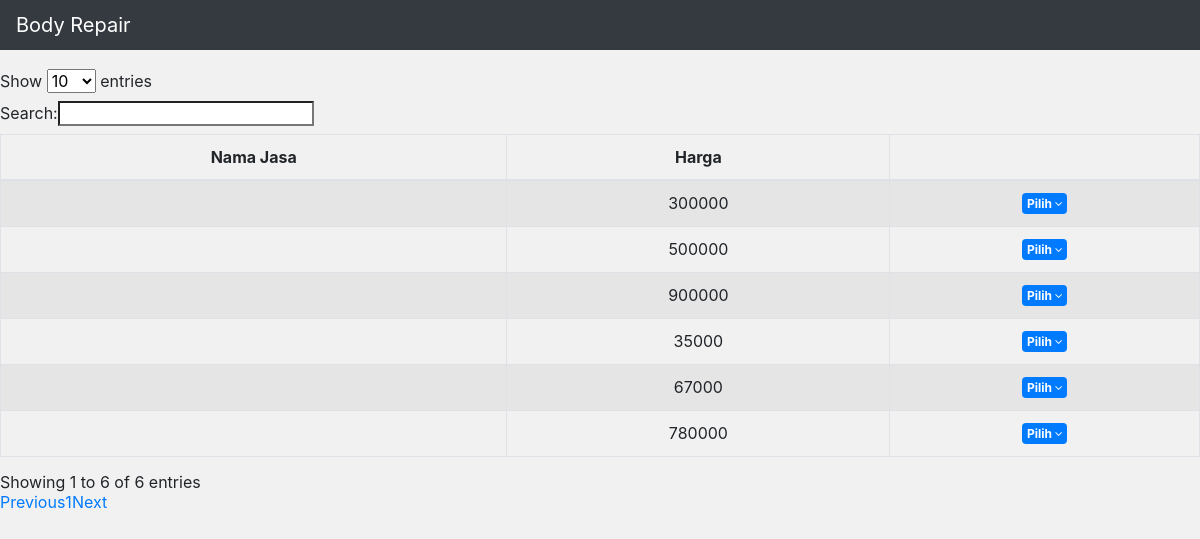
The app's page /index.php/nota_ap/popjenis with its own data.
### tables this page shows
CREATE TABLE `ms_jenis` (
  `kd_jenis` varchar(25) NOT NULL,
  `jenis` varchar(150) NOT NULL,
  `harga` decimal(15,0) NOT NULL,
  `tipe` varchar(20) NOT NULL,
  `created_by` varchar(35) NOT NULL,
  `created_at` datetime DEFAULT NULL,
  `updated_by` varchar(35) NOT NULL,
  `updated_at` datetime DEFAULT NULL
);

### application/controllers/Nota_ap.php (called while the page is built, shortened)
<?php defined('BASEPATH') OR exit('No direct script access allowed');
class Nota_ap extends CI_Controller
{
    public function __construct()
    {
        $this->load->model('M_nota_ap');
        $this->load->model('M_spk');
        $this->load->model('M_asuransi');
        $this->load->model('M_customer');
        $this->load->model('M_kendaraan');
        $this->load->model('M_sa');
        $this->load->model('M_fm');
        $this->load->model('M_detail');
        $this->load->model('M_jenis');
        $this->load->model('M_part');
        $this->load->model('M_bahan');
        $this->load->model('M_bank');
        $this->load->model('M_kwitansi');
    }
    public function popjenis()
    {
      $data['jenis'] = $this->M_jenis->viewJenis();
      $this->load->view('datapop/popjenis', $data);
    }
}

### index.php (called while the page is built, shortened)
<?php
require_once BASEPATH.'core/CodeIgniter.php';

### application/models/M_jenis.php (called while the page is built, shortened)
<?php
class M_jenis extends CI_Model
{
    private $_table = "ms_jenis";
    public function viewJenis()
    {
        return $this->db->get($this->_table)->result_array();
    }
}

### application/views/datapop/popjenis.php (the view, shortened to what this page needs)
<html>
<head>
</head>
<body>
  <table id="example" class="table table-striped table-bordered"  style="text-align:center;">
      <thead>
          <tr>
              <th scope="col">Nama Jasa</th>
              <th scope="col">Harga</th>
              <th scope="col"> </th>
          </tr>
      </thead>
      <tbody>
          <?php foreach ($jenis as $m) : ?>
              <tr>
                  <td><?= $m['nama']; ?></td>
                  <td><?= $m['harga']; ?></td>
                  <td><a href='#' onclick="post_value('<?= $m['kd_jenis'];?>','<?= $m['nama'];?>','<?= $m['harga'];?>');"  class="badge badge-primary"> Pilih  <i class="fa fa-angle-down"></i></a></td>
             </tr>
          <?php endforeach; ?>
      </tbody>
  </table>
</body>
</html>

### records on screen
ms_jenis: harga "300000"
ms_jenis: harga "500000"
ms_jenis: harga "900000"
ms_jenis: harga "35000"
ms_jenis: harga "67000"
ms_jenis: harga "780000"
